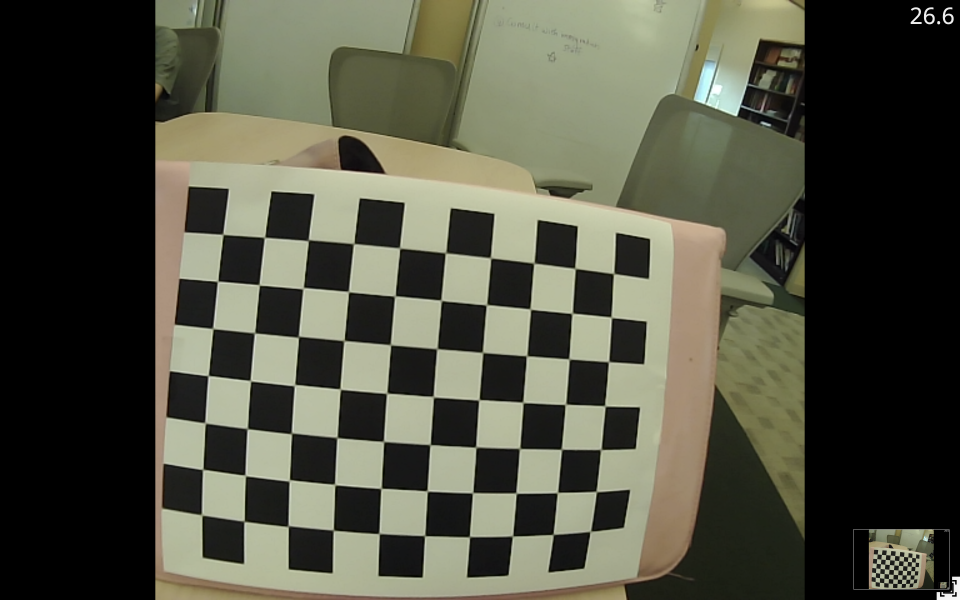
#> input picture undistort/data/chessboard/original/_cb11.jpg, 2880 x 1800 px (shown at 1/3 size)
$ python -i undistort.py   (imports and definitions only)
#> lines starting #> are read from the running program, lines starting #| are printed output that depends on the picture
#!/usr/bin/python3

import cv2
import glob
import os
import time
import numpy as np
import subprocess
import shutil
import sys

profiles_folder = "undistort/profiles"
npy_file_postfix = ".npy"

default_chessboard_path = "undistort/data/chessboard/original/*"
default_chessboard_path2 = "undistort/data/chessboard/original4/*"

# Set default_img_points_path and default_obj_points_path
default_img_points_path = profiles_folder + "/default_img"
default_obj_points_path = profiles_folder + "/default_obj"

# For selecting profile: each line as <idVendor>:<idProduct>,<img_points_path>,<obj_points_path>
device_profile_mapping_file = profiles_folder + "/profile_mapping.txt"
DELIMITER = ","
default_profile_symbol = "d"
none_profile_symbol = "n"


# to_calibrate_path = 'data/distorted/'

# General steps
#  1. If has chessboards images folder path, use this path to get point.
#  2. if has profile path for image points and obj_points, use this profile
#  3. If no profile path and no has chessboards images folder path, select from the existing profiles
#  4. Undistort the image


class Undistortion2:
    def __init__(self, cam_device_number: int = 0, chessboard_folder_path=None, img_points_path=None,
                 obj_points_path=None, ):
        # TODO[low] - Refactor the format of parameters
        self.img_points_path = img_points_path
        self.obj_points_path = obj_points_path
        self.chessboard_folder_path = chessboard_folder_path
        self.cam_device_number = cam_device_number

        # TO be initialized:
        # Arrays to store object points and image points from all the images.
        self.obj_points = []  # 3d point in real world space
        self.img_points = []  # 2d points in image plane.
        self.device_to_profile = dict()  # Profile for selecting profile: <device> -> [list of (img path,obj path)]
        self.device_name = None

        # debug
        self.show_image = False
        self.save_image = False
        self.both_way = False
        self.crop = True
        self.imshow_size = cv2.WINDOW_NORMAL  # cv2.WINDOW_FULLSCREEN
        self.default_remap = False
        self.find_all_device = False
        self.skip_undistort = False

        self.initialize()

    # [5 lines left out: function __call__, not called in this run]

    def initialize(self):
        """Initialize the needed info"""

        # 1. Init self.device_to_profile
        self.__init_profile_mapping()

        # [6 lines of commented-out code are left out]
        if self.chessboard_folder_path:
            print("Use input chessboard folder path:", self.chessboard_folder_path)
            self.img_points, self.obj_points = Undistortion2.init_img_obj_points_from_chessboards(
                self.chessboard_folder_path)
        else:
            if self.img_points_path and os.path.isfile(self.img_points_path) \
                    and self.obj_points_path and os.path.exists(self.obj_points_path):
                pass
            else:
                self.img_points_path, self.obj_points_path = self.__select_profile()
                if not self.img_points_path or not self.obj_points_path:
                    print("Failed to initialize profile path.")
                    return False

            print("Use img_points_path:", self.img_points_path)
            print("Use obj_points_path:", self.obj_points_path)

            self.img_points, self.obj_points = Undistortion2.deserialize(self.img_points_path, self.obj_points_path)

    # [56 lines left out: function init_img_obj_points_from_chessboards, not called in this run]

    def __init_profile_mapping(self):
        """Reading from mapping profile to initialize self.device_to_profile
        and initialize the device name"""

        if device_profile_mapping_file and os.path.isfile(device_profile_mapping_file):

            with open(device_profile_mapping_file, 'r+') as file:
                lines = file.readlines()
                for line in lines:
                    line_array = line.strip('\n').split(",")
                    if len(line_array) != 3:
                        # print("Skip current line due to incorrect format:", line_array)
                        continue

                    current_device = str(line_array[0])
                    current_img_path = str(line_array[1])
                    current_obj_path = str(line_array[2])

                    if not self.device_to_profile:
                        self.device_to_profile = dict()

                    if current_device not in self.device_to_profile:
                        self.device_to_profile[current_device] = list()

                    self.device_to_profile[current_device].append((current_img_path, current_obj_path))

            # print("After initialize self.device_to_profile:", self.device_to_profile)

        self.device_name = Undistortion2.find_device_id_by_cam_device_number(self.cam_device_number)
        return

    # [442 lines left out: functions __select_profile, profile_map_formatter, get_usb_devices, get_usb_device, find_device_id_by_cam_device_number, chessboard_path_to_profile and 8 more, not called in this run]


# [8 lines not run here, left out]

    # Example:
    # Undistortion.chessboard_path_to_profile(
    #     default_chessboard_path2, "undistort/profiles/test_img1",
    #     "undistort/profiles/test_obj1", ["05a3:9230", "test"]
    # )

>>> import cv2
>>> picture = cv2.imread('data/chessboard/original/_cb11.jpg', cv2.IMREAD_GRAYSCALE)
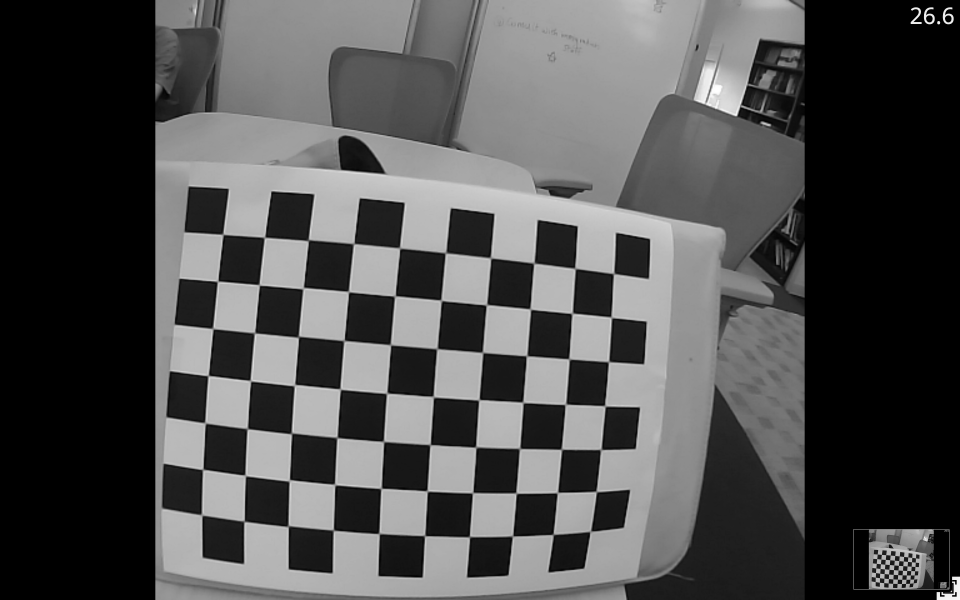
#> picture: shape (1800, 2880) (shown at 1/3 size); min 0, max 255, mean 79
>>> result = Undistortion2()(picture)
#> (the run stopped early here; a loop or call above may not have finished)

$ run again, on undistort/data/chessboard/original/_cb3.jpg
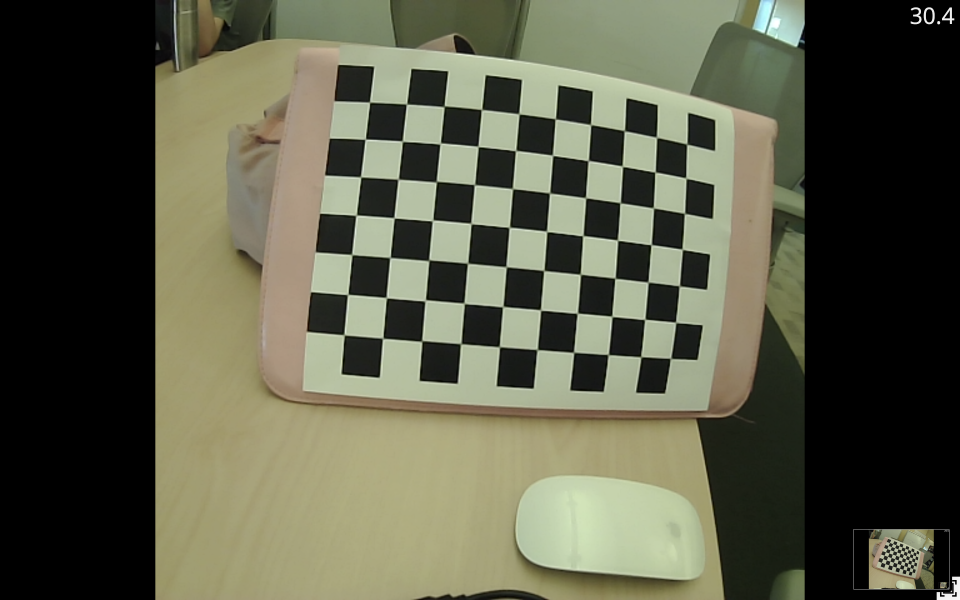
#> input picture undistort/data/chessboard/original/_cb3.jpg, 2880 x 1800 px (shown at 1/3 size)
#> `picture = cv2.imread('data/chessboard/original/_cb11.jpg', cv2.IMREAD_..`:
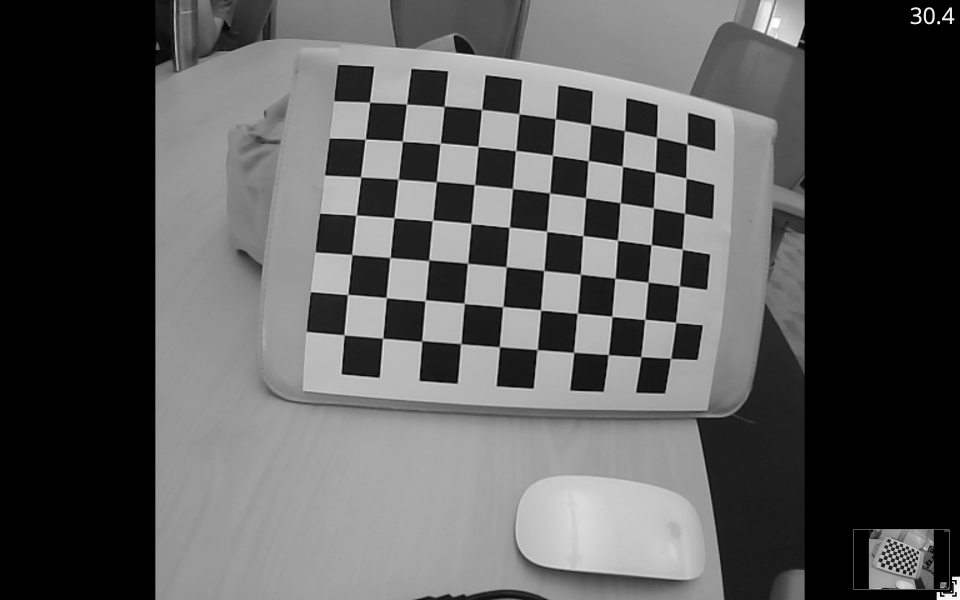
#> picture: shape (1800, 2880) (shown at 1/3 size); min 0, max 255, mean 88

$ run again, on undistort/data/chessboard/original/_cb4.jpg
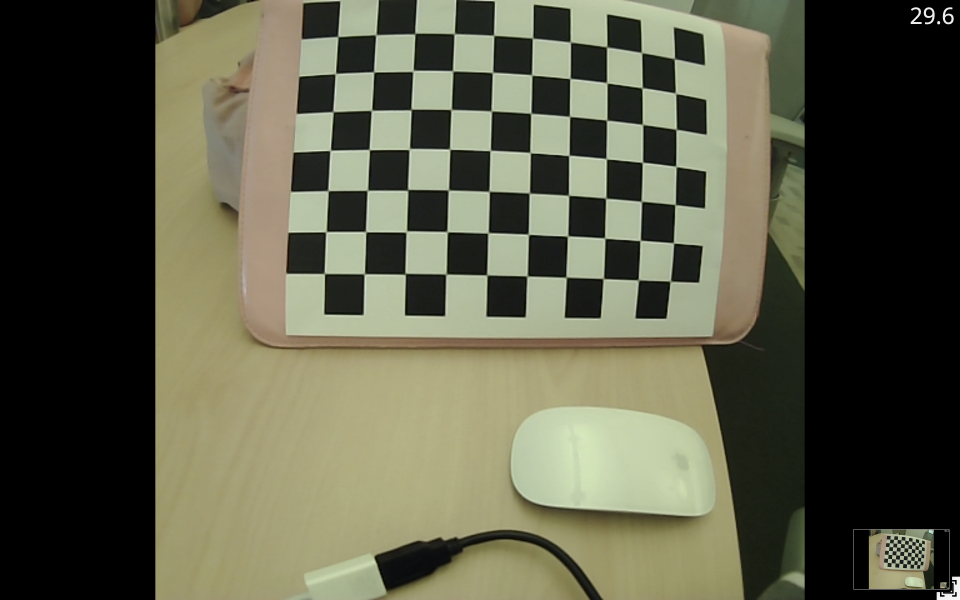
#> input picture undistort/data/chessboard/original/_cb4.jpg, 2880 x 1800 px (shown at 1/3 size)
#> `picture = cv2.imread('data/chessboard/original/_cb11.jpg', cv2.IMREAD_..`:
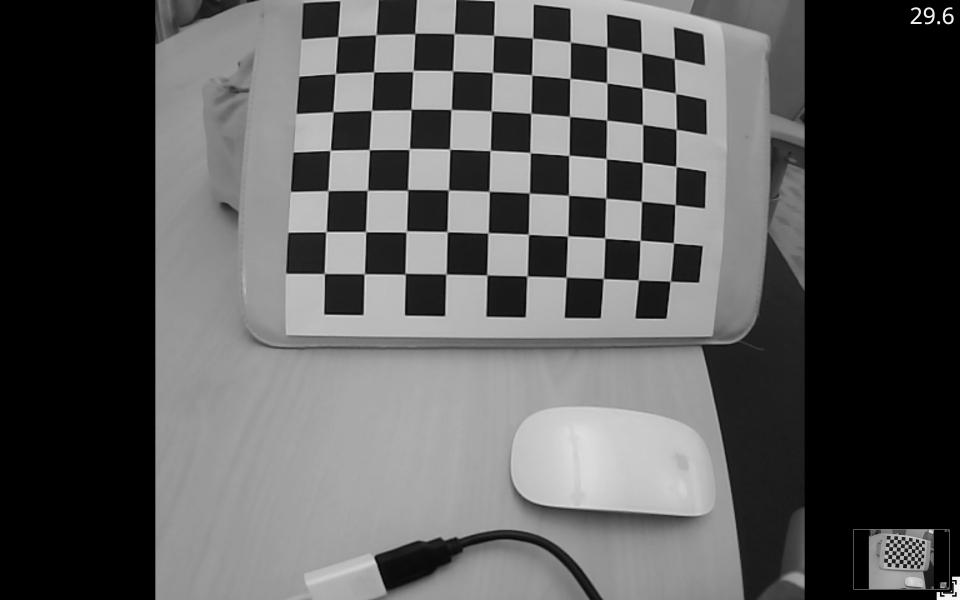
#> picture: shape (1800, 2880) (shown at 1/3 size); min 0, max 255, mean 88.4

$ run again, on undistort/data/chessboard/original/_cb8.jpg
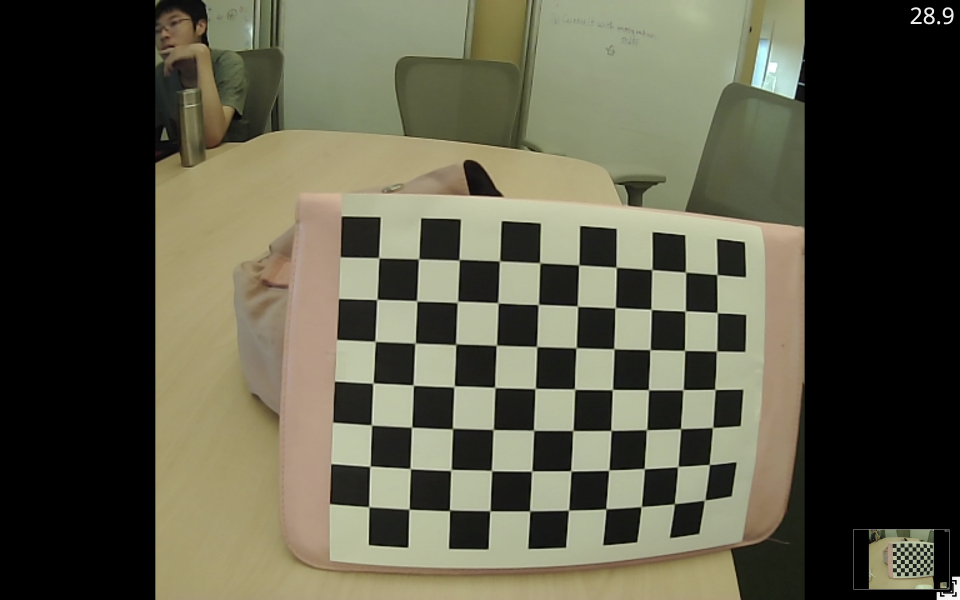
#> input picture undistort/data/chessboard/original/_cb8.jpg, 2880 x 1800 px (shown at 1/3 size)
#> `picture = cv2.imread('data/chessboard/original/_cb11.jpg', cv2.IMREAD_..`:
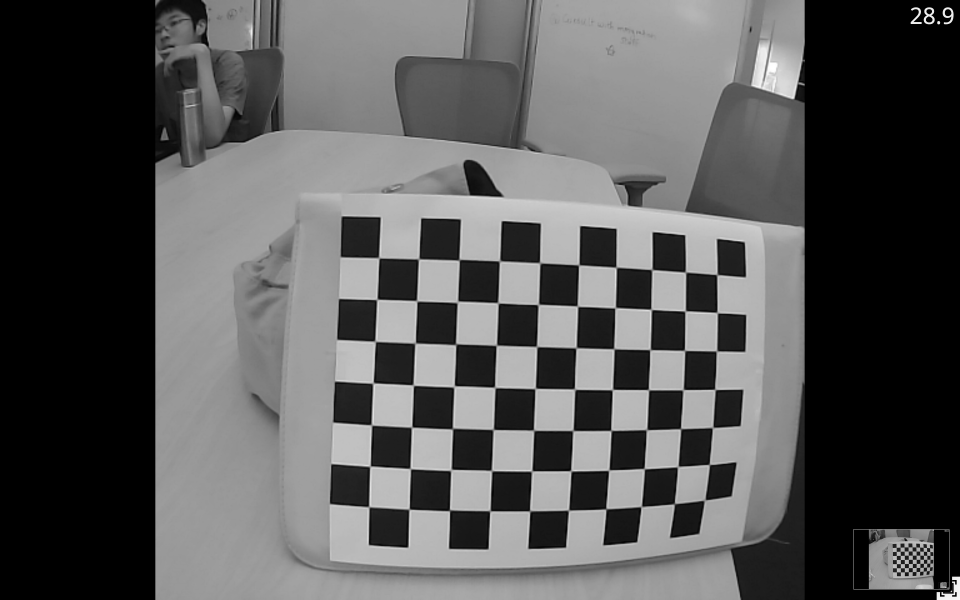
#> picture: shape (1800, 2880) (shown at 1/3 size); min 0, max 255, mean 87
